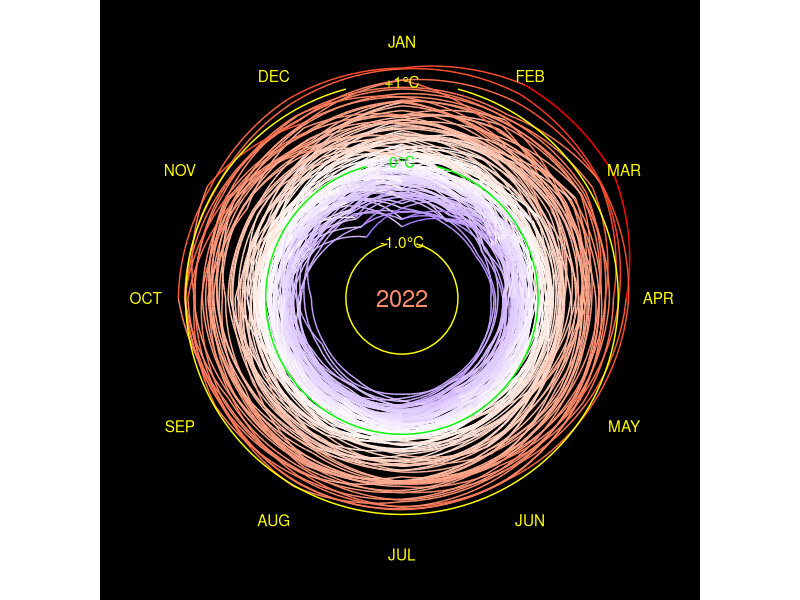
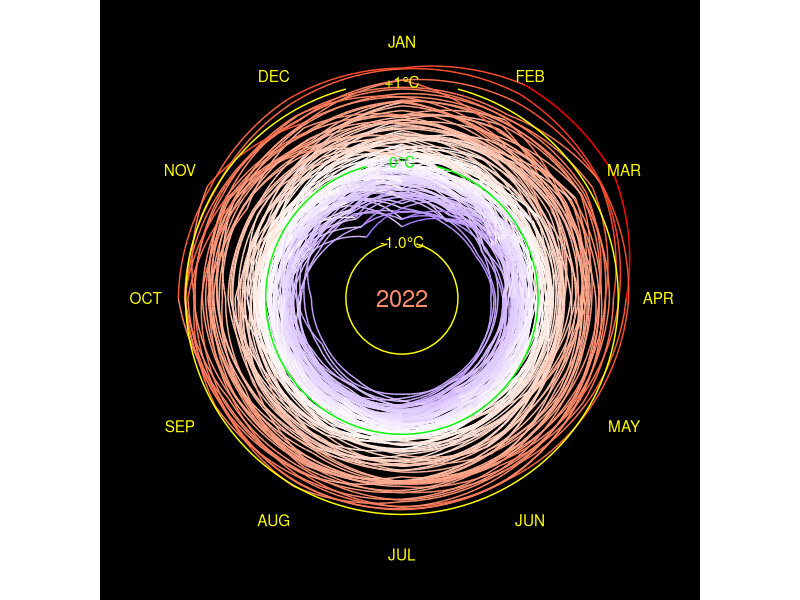

Recreate these plots in R, in order.
library(tidyverse)
library(gganimate)



# Plot: There are data in preceding year and next year.
# Need to create 3 separated dataframes

t_diff <- 
  read_csv("data/GLB.Ts+dSST.csv", skip = 1, na = "***") %>% #load CSV file, skip 1st rows
  select(year = Year, month.abb) %>% #month.abb is constant R build-in. which is the same as our datatype
  # Tidy dataframe by converting month in 1 column accept for year
  #Pivot dataframe for all columns except for year column, Give a name of month column
  pivot_longer(-year, names_to = "month", values_to = "t_diff") %>%
  drop_na() #Ignore NA value
  

# Create 3 Separated dataframe
# Create dataframe for preceding December
# last_dec <-
#   t_diff %>%
#   filter(month == "Dec") %>% #Filter December
#   mutate(year = year + 1,   #Calculate preceding year by using the original data
#          month = "last_Dec") #Rename Dec to last_Dec

# Create dataframe for next Jan
next_jan <-
  t_diff %>%
  filter(month == "Jan") %>% #Filter January
  mutate(year = year - 1,    # Add extra year
         month = "next_Jan") # Rename it

#Combine 3 dataframes
t_data <- 
  bind_rows(t_diff,next_jan) %>%
  mutate(month = factor(month, levels = c(month.abb, "next_Jan")), #Order months into numerical order rather than alphabet order, define month as a factor
         month_number = as.numeric(month)) %>% #Remove previous December to remove zero from dataframe
  arrange(year, month) %>% # arrange year and month       
  filter(year != 1879) %>% # we dont need 1879
  mutate(step_number = 1:nrow(.)) #Add row number. 1:nrow(.) means count from 1 to the end of row in this dataframe. need to count step over the row
  
  
  annotation <-
    t_data %>% #create new dataframe from 2022
    slice_max(year) %>%
    slice_max(month_number)
 
temp_line <- #Create text at specific position
  tibble(
    x = 1,
    y = c(1, 0, -1),
    labels = c("+1\u00B0C","0\u00B0C", "-1.0\u00B0C")
  )

#Create dataframe for tangential month to the ciricle
month_label <-
  tibble(
    x = 1:12,
    labels = toupper(month.abb), #Convert month label to capital letters
    y = 1.5
  )

#Make dataframe for grid line and used in geom_segment
gridlines <- 
  tibble(
    x = 1.5,
    xend = 12.5,
    y = c(1, 0, -1),
    yend = y
  )
 
# a <-  
  t_data %>% ggplot(aes(x = month_number, 
             y = t_diff, 
             group = year, 
             color = t_diff), #Let's coloring by temperature change. Previous version was colored by year
             inherit.aes = FALSE) +
    # geom_rect(aes(xmin = 1, xmax = 13, ymin = -2, ymax = 2.4), # create black circle background
    #           color = "black", fill = "black",
    #           inherit.aes = FALSE)+ 
    geom_label(aes(x = 1, y = -1.7, label = year),  #geom_label it provides a text with background
               fill = "black",
               label.size = 0,
               size = 6) +
  geom_line()+
  geom_segment(data = gridlines, # Add yellow line at -1,0,1 y intercept, use geom segment and make new dataframe
               aes(x = x, y = y,
                   xend = xend, yend = yend), 
               color = c("yellow", "green", "yellow"),
               inherit.aes = FALSE) + 
  geom_text(data = temp_line, aes(x = x, y = y, label = labels), #Add label and coloring
               color = c("yellow", "green", "yellow"),
               inherit.aes = FALSE)+
  geom_text(data = month_label, aes(x = x, y = y, label = labels), # Add month label back to the position
              color = "yellow",
              inherit.aes = FALSE#,
              #angle = seq(360-360/12, 0, length.out = 12) #Assign angle to the month label
    ) +
  # scale_x_continuous(breaks = 1:12, #Set x axis and its coordinator
  #                    labels = month.abb,
  #                    expand = c(0,0),
  #                    sec.axis = dup_axis(name = NULL, labels = NULL)) +
  scale_y_continuous(limits = c(-2.0, 1.5),
                     expand = c(0,-0.3) # expand grid. First is an addition. Second is an multiplication.
                     ) + #Rescale y axis
  scale_color_gradient2(low = "blue", high = "red", mid = "white", midpoint = 0, #Change the color to continuous scale. Re-scale the legend
                        guide = "none") + #Remove legend 
  coord_polar(start = 0)+ #Set polar 5 minutes off. "start" measures thing in radius 
  labs(x = NULL, # Add label
      y = NULL,
      title = NULL) + 
  theme(
    panel.background = element_rect(fill = "black"), #Add black color and white border. Increase border line size
    plot.background = element_rect(fill = "black", color = "black"),
    panel.grid = element_blank(), # Remove grid line color
    axis.text.x = element_blank(),
    axis.text.y = element_blank(),
    axis.ticks = element_blank(),
    axis.title = element_blank(),
    plot.title = element_blank()
  )#+
  # transition_manual(frames = year, cumulative = TRUE)  #Add data and keep the old data in gganimate only
   
ggsave("figures/climate_spiral_nasa.png", width = 4.155, height = 4.5, unit = "in", dpi = 300)
 
# animate(a, width = 4.155, height = 4.5, unit = "in", res = 300
#         # nframes = nrow(t_data),
#         # fps = nrow(t_data)/12/60/60
#         )
# anim_save("figures/climate_spiral.gif")
# 
# animate(a, width = 4.155, height = 4.5, unit = "in", res = 300,
#         renderer = av_renderer("figures/climate_spiral.mp4")
# )
